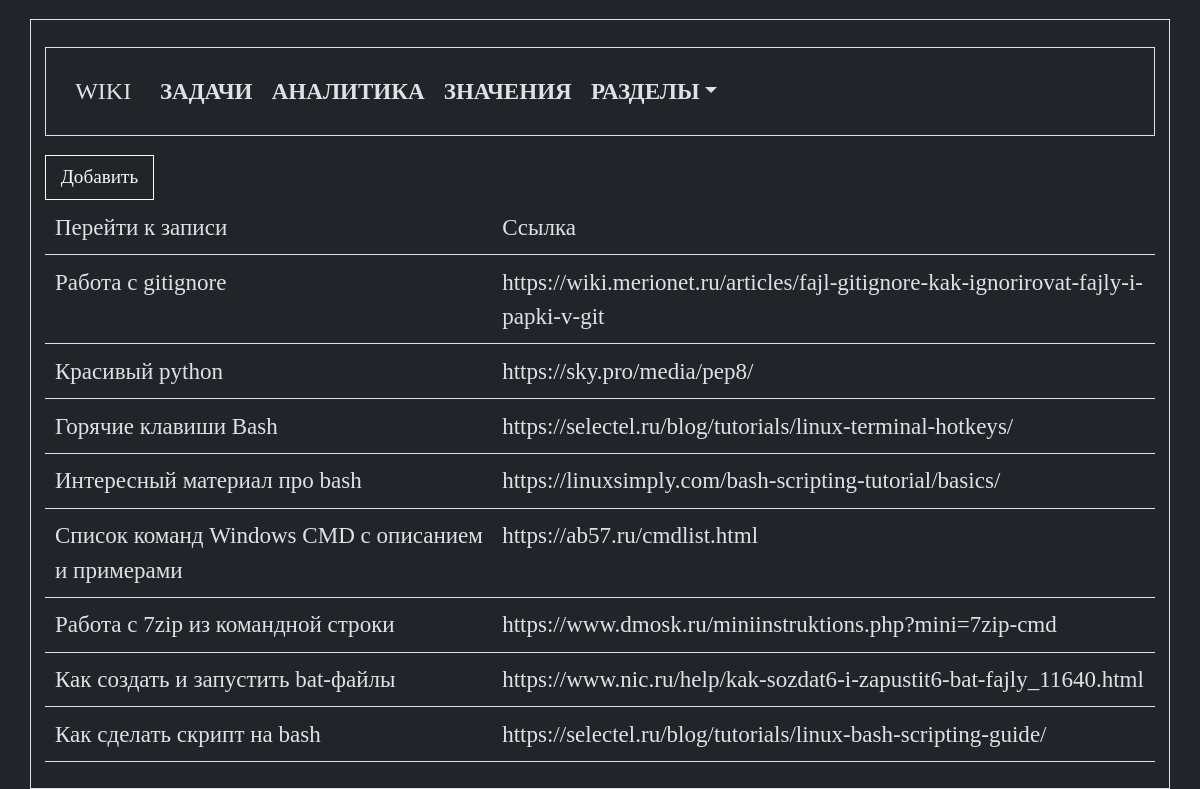
Before: /links with the older database file.
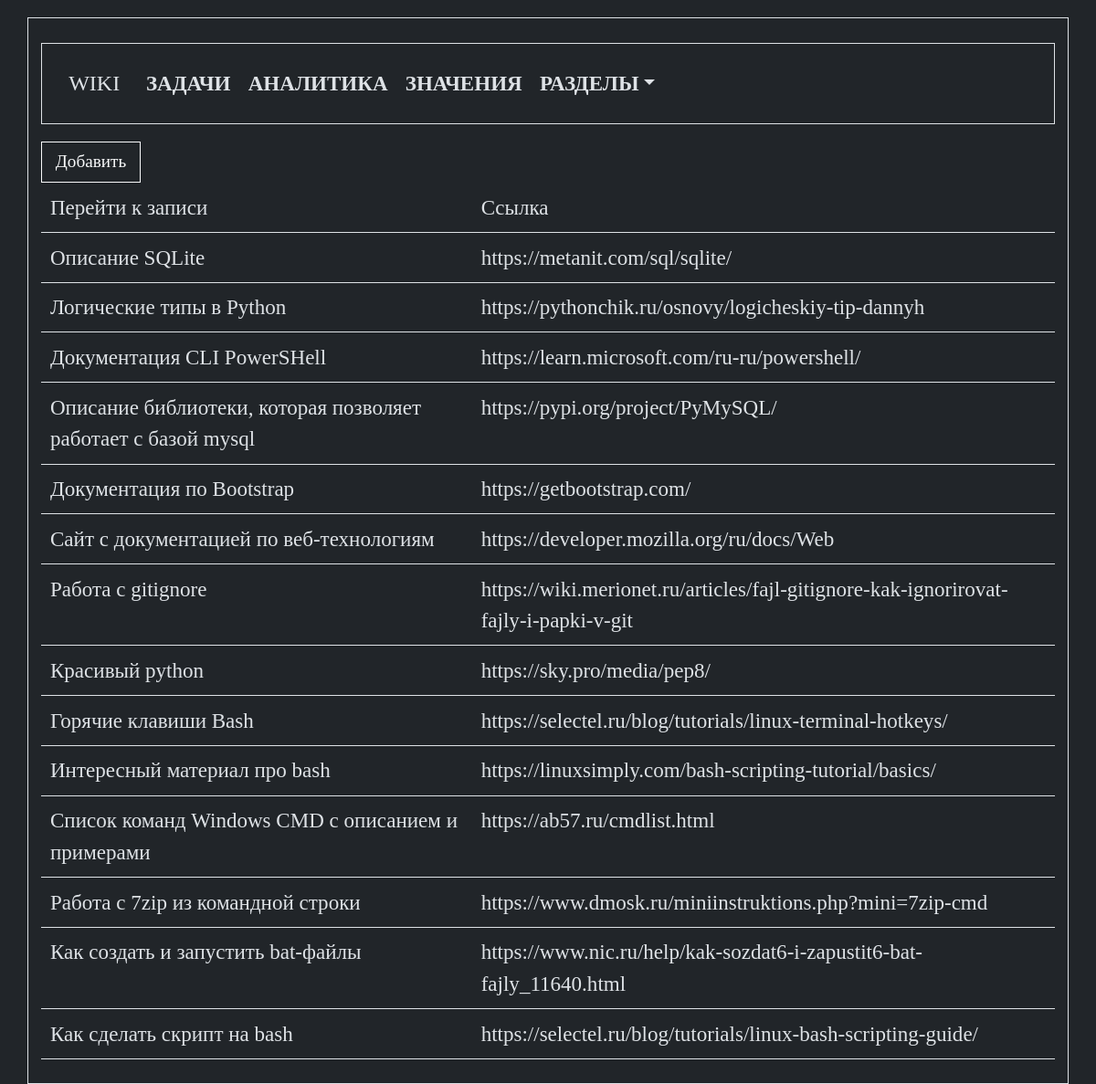
After: the same page with the newer database file.
### tables this page shows
CREATE TABLE "links"
(
    links_id      INTEGER
        primary key autoincrement,
    links_name    TEXT not null,
    links_command TEXT not null
, links_description TEXT);

### app.py (the view)
@app.route("/links")
def links_list_commands():
    conn = connect.get_db_connection()
    links_list = conn.execute("SELECT * FROM links ORDER BY links_id DESC").fetchall()
    conn.close()
    return render_template("links/links_list_commands.html",
                           links_list=links_list,
                           )

### modules/connect.py (called while the page is built)
def get_db_connection():
    db_path = os.path.join(BASE_DIR, '../database.db')
    conn = sqlite3.connect(db_path)
    conn.row_factory = sqlite3.Row
    return conn

### templates/links/links_list_commands.html (shortened to what this page needs)
{% extends "base.html" %}
{% block content %}
<div>
   <a class="btn btn-outline-light" href="{{ url_for('add_links_command') }}">Добавить</a>
</div>
<table class="table">
   <tr>
      <th>Перейти к записи</th>
      <th>Ссылка</th>
   </tr>
   {% for links_list in links_list %}
   <tr>
      <td><a href="{{ url_for('get_post_links_command', links_id=links_list['links_id']) }}">{{
            links_list['links_name'] }}</a></td>
      <td><a href="{{ links_list['links_command'] }}" target="_blank">{{ links_list['links_command'] }}</a></td>
   </tr>
   {% endfor %}
</table>
{% endblock %}

### templates/base.html (shortened to what this page needs)
<!doctype html>
<html>
<head>
   <link href="{{ url_for('static', filename='bootstrap.min.css') }}" rel="stylesheet">
   <link href="{{ url_for('static', filename='styles.css') }}" rel="stylesheet">
</head>
<body>
   <div class="container">
      {% include 'navbar.html' %}
      {% block content %}
      {% endblock %}
   </div>
</body>
</html>

### templates/navbar.html (shortened to what this page needs)
<nav class="navbar navbar-expand-lg" aria-label="Eleventh navbar example">
  <div class="container-fluid">
    <a class="navbar-brand" href="{{ url_for('index') }}">WIKI</a>
    <div class="collapse navbar-collapse" id="navbarsExample09">
      <ul class="navbar-nav me-auto mb-2 mb-lg-0">
        <li class="nav-item">
          <a class="nav-link" href="{{ url_for('get_tasks_list') }}">Задачи</a>
        </li>
        <li class="nav-item">
          <a class="nav-link" href="{{ url_for('analytics') }}">Аналитика</a>
        </li>
        <li class="nav-item">
          <a class="nav-link" href="{{ url_for('values') }}">Значения</a>
        </li>
        <li class="nav-item dropdown">
          <a class="nav-link dropdown-toggle" href="#" data-bs-toggle="dropdown" aria-expanded="false">Разделы</a>
        </li>
      </ul>
    </div>
  </div>
</nav>

### static/styles.css (style rules this page uses)
* { border: 0; margin: 0; color: #dee2e6; font-family: consolas; font-size: 1.2rem; font-weight: 400; line-height: 1.5; }
body, .dropdown-item { background-color: #212529; }
a { color: #dee2e6; list-style: none; text-decoration: none; }
.navbar-nav li a { padding: 1rem; color: #dee2e6; list-style: none; text-transform: uppercase; font-weight: 700; background-color: #212529; }
.btn { border-radius: 0; }
.container, .navbar { border: 1px solid #dee2e6; padding: .375rem .75rem; font-size: 1rem; border-radius: 0; margin: 1rem auto 1rem; }

Changed rows visible on the page:
added links: links_name "Описание SQLite", links_command "https://metanit.com/sql/sqlite/"
added links: links_name "Логические типы в Python", links_command "https://pythonchik.ru/osnovy/logicheskiy-tip-dannyh"
added links: links_name "Документация CLI PowerSHell", links_command "https://learn.microsoft.com/ru-ru/powershell/"
added links: links_name "Описание библиотеки, которая позволяет работает с базой mysql", links_command "https://pypi.org/project/PyMySQL/"
added links: links_name "Документация по Bootstrap", links_command "https://getbootstrap.com/"
added links: links_name "Сайт с документацией по веб-технологиям", links_command "https://developer.mozilla.org/ru/docs/Web"
